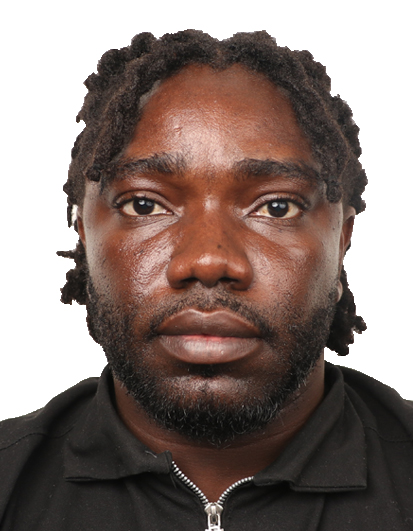
#> input picture media/passport.jpg, 413 x 531 px
$ python histograms.py
#> lines starting #> are read from the running program, lines starting #| are printed output that depends on the picture; after the words box and inside, x2 and y2 are one past the last pixel; in counts of white or black regions, pixels touching at a corner belong together
import cv2 as cv
import numpy as np
import matplotlib.pyplot as plt

img = cv.imread('../media/passport.jpg')
#> img is the input picture: shape (531, 413, 3); mean B, G, R 116.3, 121.7, 136.6

gray = cv.cvtColor(img, cv.COLOR_BGR2GRAY)
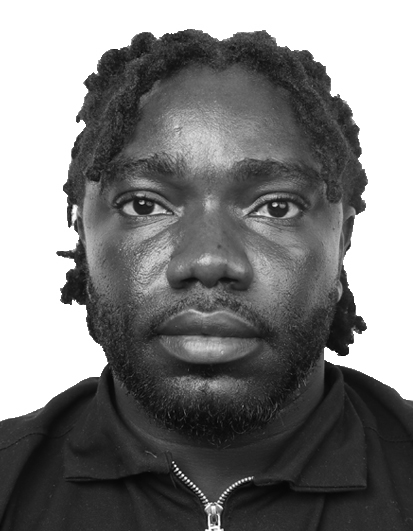
#> gray: shape (531, 413); min 4, max 255, mean 125.5
cv.imshow('Gray', gray)

# grayscale histogram
gray_hist = cv.calcHist([gray], [0], None, [256], [0, 256])
#> gray_hist = 256 values, max 65978 at index 255, min 0 at index 0, mean 856.7


# [10 lines of commented-out code are left out]
blank = np.zeros(img.shape[:2], dtype='uint8')
mask = cv.circle(blank, (img.shape[1]//2, img.shape[0]//2), 100, 255, -1)
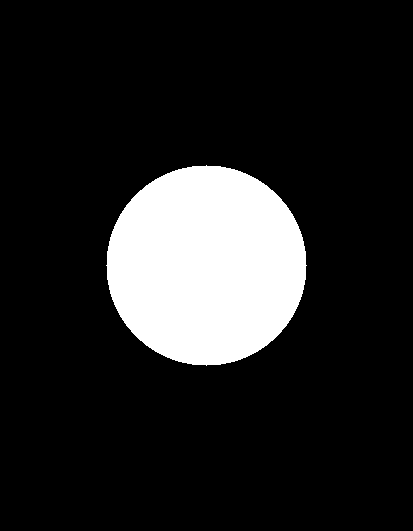
#> blank: shape (531, 413); 14.3% white; 1 white region, box (x1, y1, x2, y2) and area: (106, 165, 307, 366) 31417

masked = cv.bitwise_and(gray, gray, mask=mask)
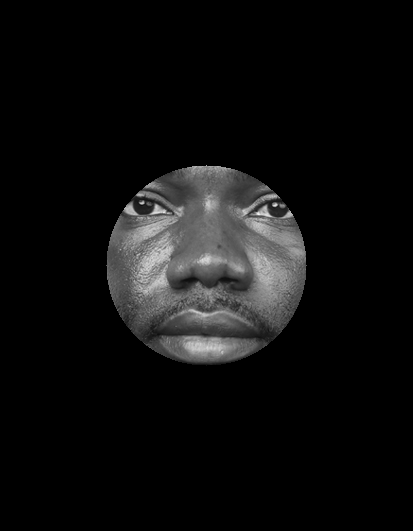
#> masked: shape (531, 413); min 0, max 244, mean 14.8
cv.imshow('Masked Image', masked)

gray_hist_masked = cv.calcHist([gray], [0], mask, [256], [0, 256])
#> gray_hist_masked = 256 values, max 464 at index 102, min 0 at index 0, mean 122.7

fig, axs = plt.subplots(1, 2, figsize=(10, 5))
axs[0].plot(gray_hist_masked)
axs[0].set_title('Grayscale Histogram Masked')
axs[0].set_xlabel('Bins')
axs[0].set_ylabel('# of pixels')

axs[1].plot(gray_hist)
axs[1].set_title('Grayscale Histogram')
axs[1].set_xlabel('Bins')
axs[1].set_ylabel('# of pixels')


plt.show()
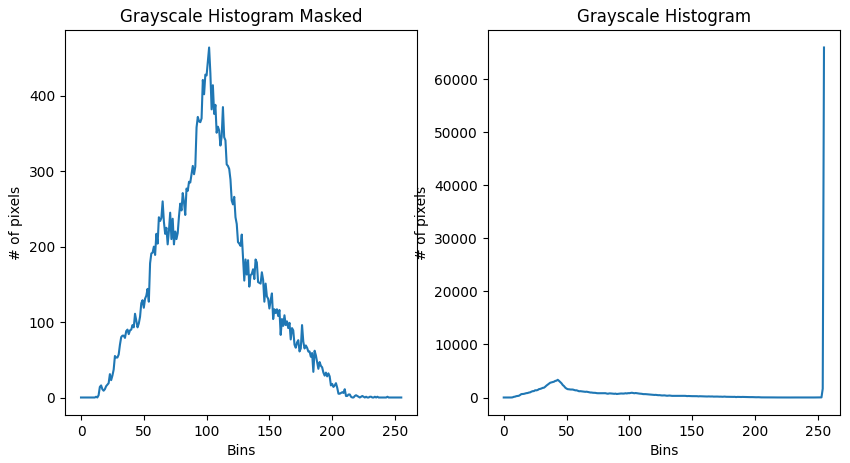
#> figure drawn by matplotlib, 2 panels; panel 1: curve peaks at x = 102, y = 464; panel 2: curve peaks at x = 255, y = 65978

plt.figure()
plt.title('Color Histogram')
plt.xlabel('Bins')
plt.ylabel('# of pixels')


# color histogram
def plot_color_hist(img, mask=None):
    colors = ('b', 'g', 'r')
    for i, color in enumerate(colors):
        hist = cv.calcHist([img], [i], mask, [256], [0, 256])
        plt.plot(hist, color=color)
        plt.xlim([0, 256])
    plt.show()
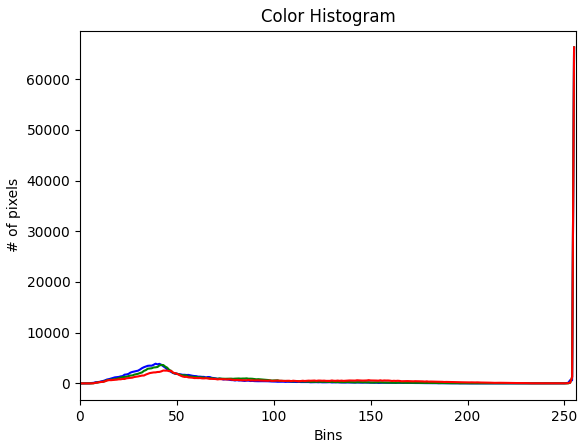
#> figure drawn by matplotlib, 1 panel; curve peaks at x = 255, y = 66215; curve peaks at x = 255, y = 66233; curve peaks at x = 255, y = 66243

plot_color_hist(img)

# color mask
masked = cv.bitwise_and(img, img, mask=mask)
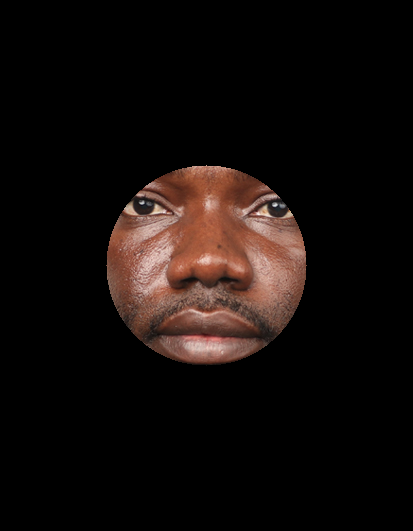
#> masked: shape (531, 413, 3); mean B, G, R 10.8, 13, 19.7
cv.imshow('Colored Masked Image', masked)

plot_color_hist(img, mask)
#> in plot_color_hist (call 2), `plt.show()`:
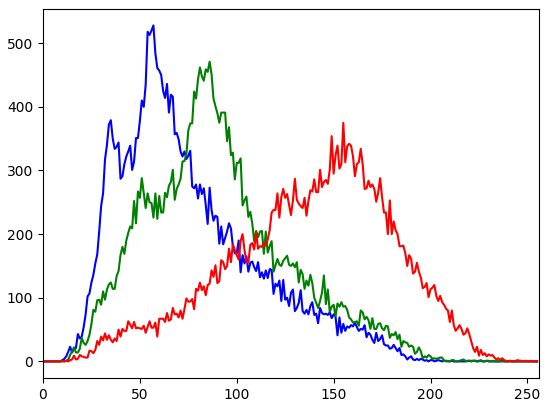
#> figure drawn by matplotlib, 1 panel; curve peaks at x = 57, y = 528; curve peaks at x = 86, y = 471; curve peaks at x = 155, y = 375
cv.waitKey(0)

$ run again, with media/la_familia.jpeg copied over media/passport.jpg
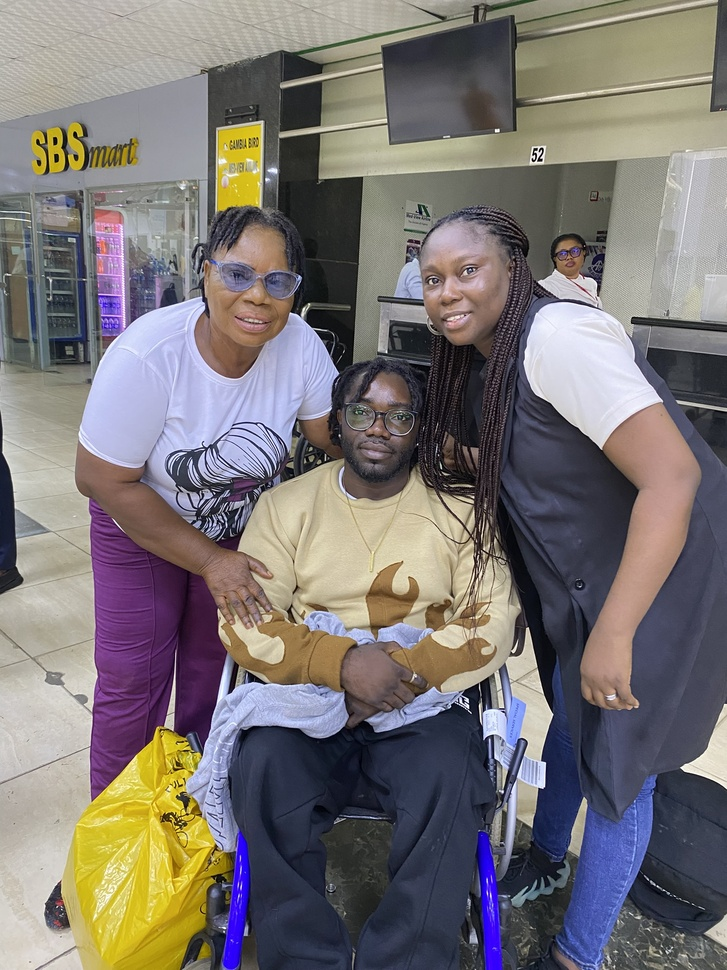
#> input picture media/la_familia.jpeg, 727 x 970 px, shrunk from 1536 x 2048 before the run
#> img is the input picture: shape (970, 727, 3); mean B, G, R 116, 116.8, 122.5
#> gray_hist = 256 values, max 5568 at index 180, min 4 at index 255, mean 2754.6
#> `mask = cv.circle(blank, (img.shape[1]//2, img.shape[0]//2), 100, 255, ..`:
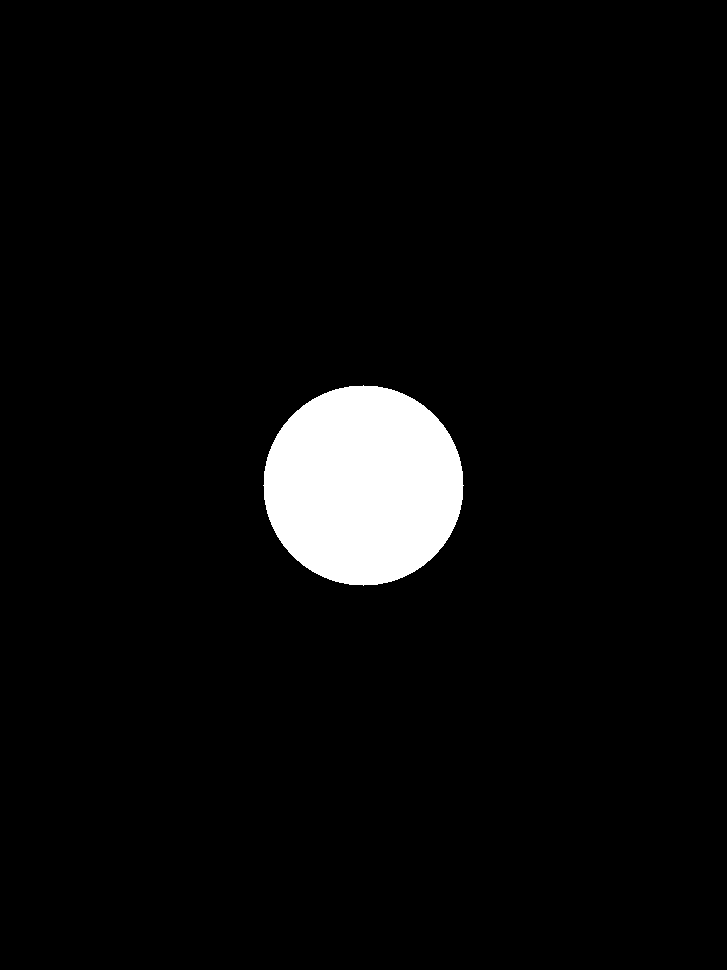
#> blank: shape (970, 727); 4.5% white; 1 white region, box (x1, y1, x2, y2) and area: (263, 385, 464, 586) 31417
#> gray_hist_masked = 256 values, max 563 at index 200, min 0 at index 243, mean 122.7
#> in plot_color_hist (call 2), `plt.show()`:
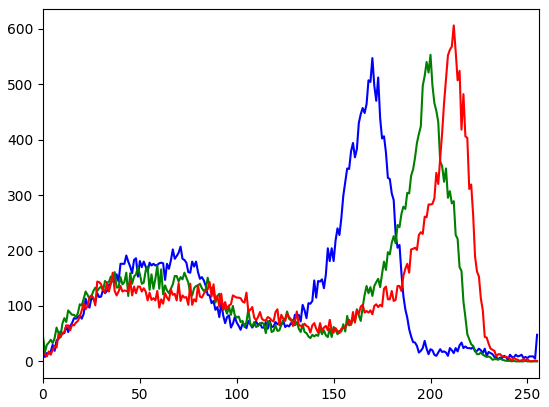
#> figure drawn by matplotlib, 1 panel; curve peaks at x = 170, y = 547; curve peaks at x = 200, y = 553; curve peaks at x = 212, y = 606
